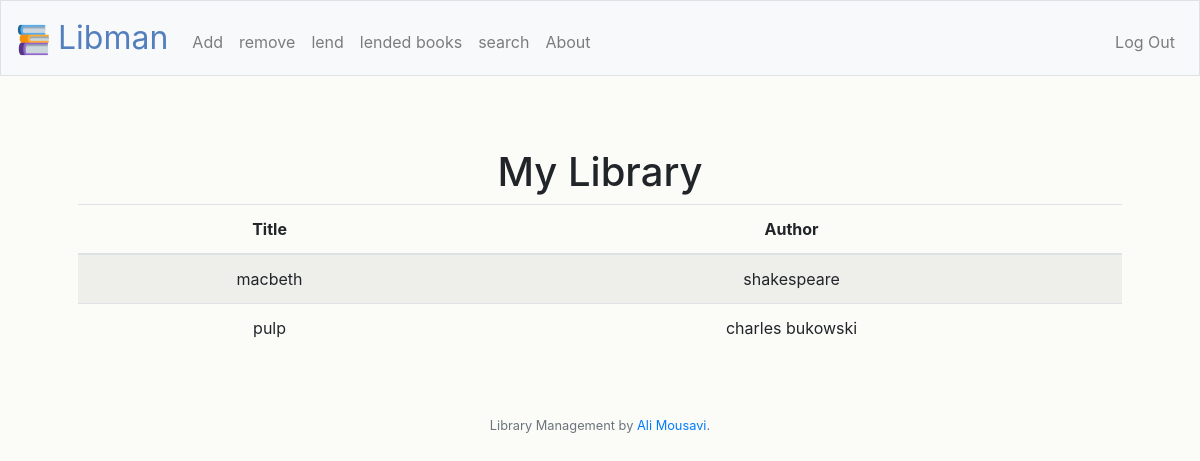
/ (signed in), run on an earlier commit of the app's database.
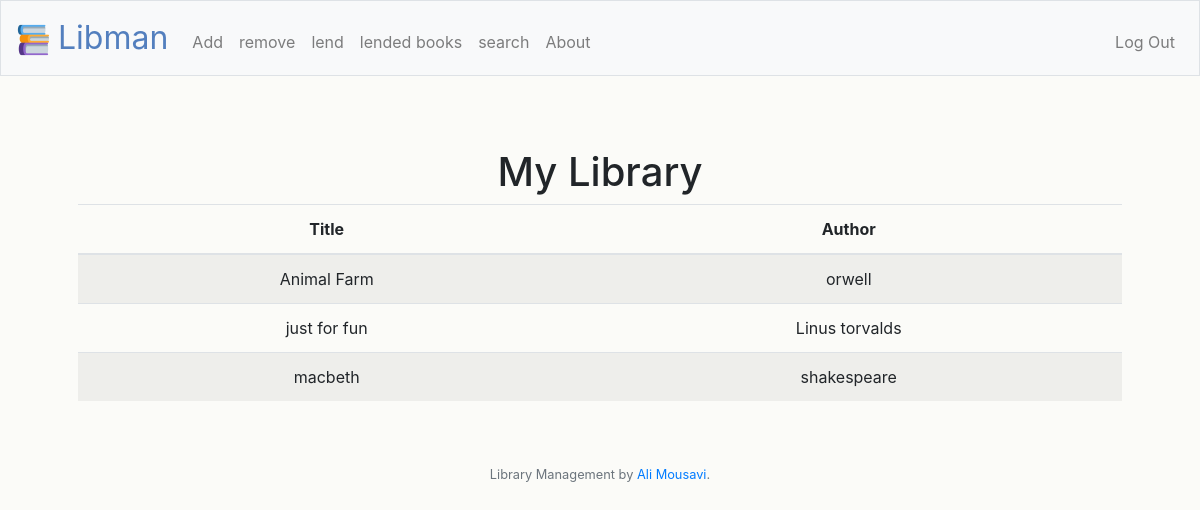
And on a later commit of the database.
### tables this page shows
CREATE TABLE 'books' (id INTEGER, title TEXT NOT NULL, author TEXT NOT NULL, user TEXT NOT NULL, PRIMARY KEY(id));

### application.py (the view)
@app.route("/")
@login_required
def index():
    person = db.execute("SELECT username FROM users WHERE id=?", session["user_id"])
    name = person[0]
    person = name['username']
    books = db.execute("SELECT title,author FROM books WHERE user = ? ORDER BY title", person)
    return render_template("index.html",books=books)

### application.py (called while the page is built)
@app.after_request
def after_request(response):
    response.headers["Cache-Control"] = "no-cache, no-store, must-revalidate"
    response.headers["Expires"] = 0
    response.headers["Pragma"] = "no-cache"
    return response

### helpers.py (called while the page is built)
def login_required(f):
    @wraps(f)
    def decorated_function(*args, **kwargs):
        if session.get("user_id") is None:
            return redirect("/welcome")
        return f(*args, **kwargs)
    return decorated_function

### templates/index.html (shortened to what this page needs)
{% extends "layout.html" %}
{% block main %}
    <table  class="table table-striped">
        <thead>
            <tr>
                <th>Title</th>
                <th>Author</th>
            </tr>
        </thead>
        <tbody>
            <br>
            <h1>My Library</h1>
            {% for book in books  %}
                <tr>
                    <td>{{ book['title'] }}</td>
                    <td>{{ book['author'] }}</td>
            {% endfor %}
        </tbody>
    </table>
{% endblock %}

What changed in the data, as far as the page shows it:
removed books: title "pulp", author "charles bukowski"
added books: title "Animal Farm", author "orwell"
added books: title "just for fun", author "Linus torvalds"
